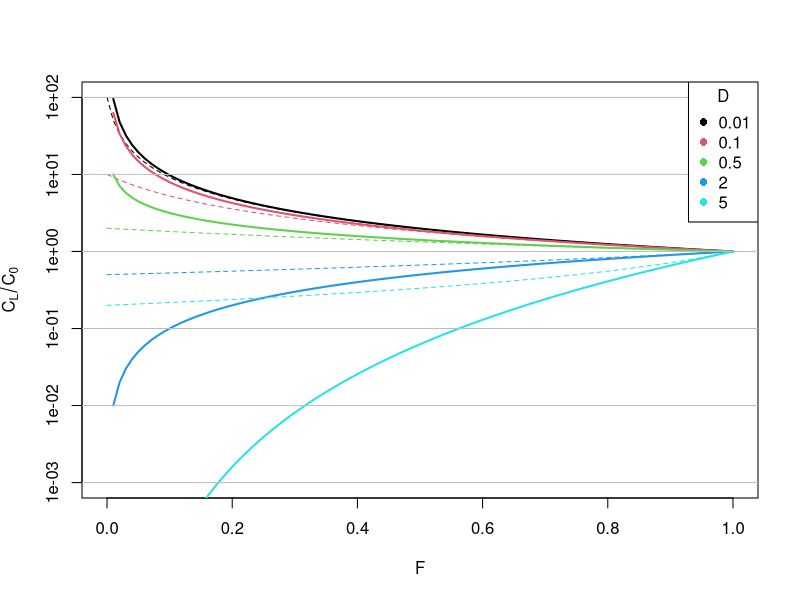

Generate this figure with R:
# Create an empty plot (type="n"),with the correct range
plot(1,type="n",xlim=c(0,1),ylim=c(0.001,100),log="y",xlab="F",ylab=expression(C[L]/C[0]))
dd <- c(0.01,0.1,0.5,2,5) # Bulk distribution coefficients
for (i in 1:length(dd)){
    # Calculate and plot the fractional crystallization model
    curve(x^(dd[i]-1),from=0,to=1,lty="solid",lwd=2,col=i,add=TRUE)
    # Calculate and plot the batch crystallization model
    curve(1/(x+dd[i]*(1-x)),from=0,to=1,lty="dashed",  col=i,add=TRUE)
}
# Add a horizontal grid and legend
abline(h=10^(-3:2),col="gray")
legend("topright",pch=16,col=1:length(dd),legend=dd,title="D",bg="white")
